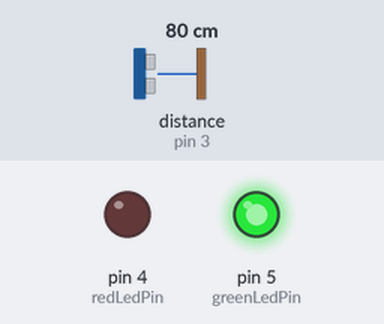
Bench run of a sketch on a simulated Arduino Uno, built with avr-gcc and run on an emulated ATmega328P. Shown: output pins drawn as LEDs (lit = HIGH). Wiring (inferred from the names in the program): ultrasonic range finder: trigger pin 2; echo pin 3. The test bench sets the inputs (shaded band); at power-on: distance to the obstacle (sensor on pin 3) 80 cm. The echo pulse lasts 58.3 µs per cm; pins used as bus, display or sensor lines are not drawn; what the sketch prints to the serial monitor is not drawn.

Above: at 1.2 s.
1.3 s: distance to the obstacle (sensor on pin 3) set to 250 cm
Timing chart, 0 to 4.3 s (numbered marks = the images above; inputs shaded):
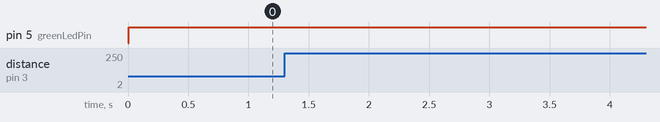

The sketch:

main.ino
```cpp
const int trigPin = 2;
const int echoPin = 3;
const int redLedPin = 4;
const int greenLedPin = 5;

// Define as constantes para cálculo de distância
const float soundSpeed = 343.0; // velocidade do som em metros por segundo
const float distanceThreshold = 0.5; // distância em metros (50 cm)

void setup() {

  pinMode(trigPin, OUTPUT);
  pinMode(echoPin, INPUT);
  pinMode(redLedPin, OUTPUT);
  pinMode(greenLedPin, OUTPUT);

  digitalWrite(redLedPin, LOW);
  digitalWrite(greenLedPin, LOW);

  Serial.begin(9600);
}

void loop() {
  digitalWrite(trigPin, LOW);
  delayMicroseconds(2);
  digitalWrite(trigPin, HIGH);
  delayMicroseconds(10);
  digitalWrite(trigPin, LOW);

  long duration = pulseIn(echoPin, HIGH);

  float distance = duration * soundSpeed / 20000.0;

  Serial.print("Distância: ");
  Serial.print(distance);
  Serial.println(" metros");

  if (distance < distanceThreshold) {

    digitalWrite(redLedPin, HIGH);
    digitalWrite(greenLedPin, LOW);

  } else {

    digitalWrite(redLedPin, LOW);
    digitalWrite(greenLedPin, HIGH);
  }
  delay(100);
}
```

Measured:
- after the input at 1.3 s, every drawn part: stays the same
